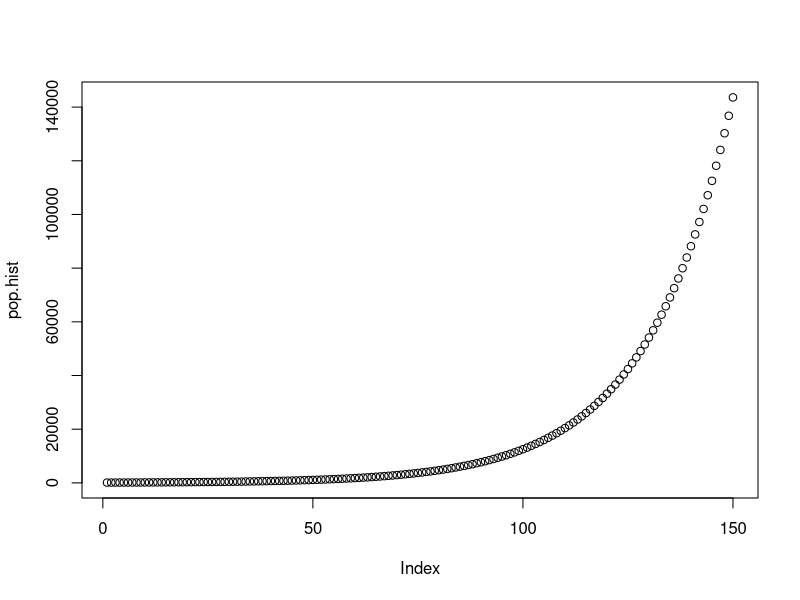

Here is the R script that generated this plot:
pop<-100
pop.hist<-c()
r<-0.05
for (i in 1:150){
	pop.hist[i]<-pop
	delta.pop<-r*pop
	pop<-pop+delta.pop
}
plot(pop.hist)